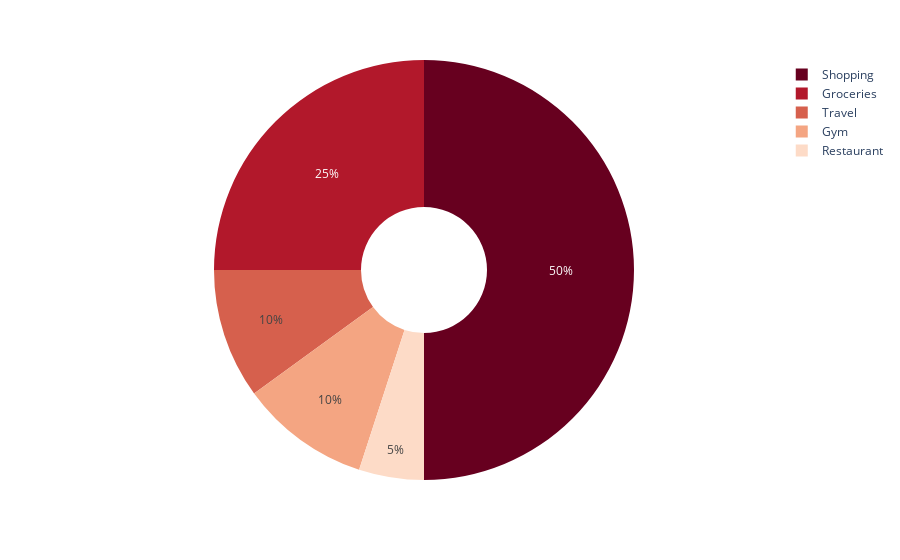

Notebook source saved alongside this figure:
### Code cell
b1.analysis_and_suggestion(3200)

### Figure 1 — Plotly figure (JSON) as saved in the notebook; plotly's stock layout.template omitted (floating-point values rounded to 4 significant figures)
{"data": [{"domain": {"x": [0, 1], "y": [0, 1]}, "hole": 0.3, "hovertemplate": "label=%{label}<br>value=%{value}<extra></extra>", "labels": ["Shopping", "Groceries", "Travel", "Restaurant", "Gym"], "legendgroup": "", "name": "", "showlegend": true, "type": "pie", "values": [0.3125, 0.1562, 0.0625, 0.03125, 0.0625]}], "layout": {"autosize": true, "legend": {"tracegroupgap": 0}, "margin": {"t": 60}, "piecolorway": ["rgb(103,0,31)", "rgb(178,24,43)", "rgb(214,96,77)", "rgb(244,165,130)", "rgb(253,219,199)", "rgb(247,247,247)", "rgb(209,229,240)", "rgb(146,197,222)", "rgb(67,147,195)", "rgb(33,102,172)", "rgb(5,48,97)"]}}
